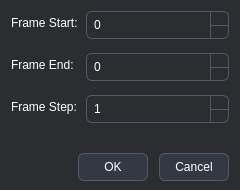
<?xml version="1.0" encoding="UTF-8"?>
<ui version="4.0">
 <class>FrameRangeDialog</class>
 <widget class="QDialog" name="FrameRangeDialog">
  <property name="geometry">
   <rect>
    <x>0</x>
    <y>0</y>
    <width>240</width>
    <height>190</height>
   </rect>
  </property>
  <property name="minimumSize">
   <size>
    <width>240</width>
    <height>190</height>
   </size>
  </property>
  <property name="maximumSize">
   <size>
    <width>240</width>
    <height>190</height>
   </size>
  </property>
  <property name="windowTitle">
   <string>Set Frame Range</string>
  </property>
  <property name="styleSheet">
   <string notr="true">QDialog {
    background-color: rgb(43, 45, 48);
    color: white;
}

QLabel {
    color: white;
    font-family: &quot;Pixel Mixed&quot;;
    font-size: 12px;
}

QSpinBox {
    background-color: rgb(43, 45, 48);
    color: white;
    padding-left: 5px;
    padding-right: 20px;
    border: 1px solid rgb(85, 90, 102);
    border-radius: 6px;
    font-family: &quot;Pixel Mixed&quot;;
    font-size: 12px;
}

QSpinBox::up-button {
    subcontrol-origin: border;
    subcontrol-position: top right;
    width: 18px;
    height: 14px;
    border-top-right-radius: 6px;
    border-left: 1px solid rgb(85, 90, 102);
    border-bottom: 1px solid rgb(85, 90, 102);
    background: transparent;
}

QSpinBox::down-button {
    subcontrol-origin: border;
    subcontrol-position: bottom right;
    width: 18px;
    height: 14px;
    border-bottom-right-radius: 6px;
    border-left: 1px solid rgb(85, 90, 102);
    background: transparent;
}

QSpinBox::up-button:hover, QSpinBox::down-button:hover {
    background-color: #4B5362;
}

QSpinBox::up-button:pressed, QSpinBox::down-button:pressed {
    background-color: #2B2F38;
}

QSpinBox::up-arrow {
    image: url(:/icon/up_arrow.ico);
    width: 8px;
    height: 8px;
}

QSpinBox::down-arrow {
    image: url(:/icon/down_arrow.ico);
    width: 8px;
    height: 8px;
}

QPushButton {
    background-color: #333842;
    border: 1px solid #555A66;
    border-radius: 6px;
    color: white;
    padding: 6px 6px;
    font-family: &quot;Pixel Mixed&quot;;
    font-size: 12px;
}

QPushButton:hover {
    background-color: #4B5362;
    color: white;
}

QPushButton:pressed {
    background-color: #2B2F38;
    color: white;
}</string>
  </property>
  <layout class="QVBoxLayout" name="verticalLayout">
   <property name="spacing">
    <number>8</number>
   </property>
   <property name="leftMargin">
    <number>11</number>
   </property>
   <property name="topMargin">
    <number>11</number>
   </property>
   <property name="rightMargin">
    <number>11</number>
   </property>
   <property name="bottomMargin">
    <number>9</number>
   </property>
   <item>
    <layout class="QFormLayout" name="formLayout">
     <property name="verticalSpacing">
      <number>14</number>
     </property>
     <item row="0" column="0">
      <widget class="QLabel" name="label_start">
       <property name="text">
        <string>Frame Start:</string>
       </property>
      </widget>
     </item>
     <item row="0" column="1">
      <widget class="QSpinBox" name="startSpin">
       <property name="sizePolicy">
        <sizepolicy hsizetype="Expanding" vsizetype="Fixed">
         <horstretch>0</horstretch>
         <verstretch>0</verstretch>
        </sizepolicy>
       </property>
       <property name="minimumSize">
        <size>
         <width>0</width>
         <height>28</height>
        </size>
       </property>
       <property name="maximumSize">
        <size>
         <width>16777215</width>
         <height>28</height>
        </size>
       </property>
       <property name="minimum">
        <number>0</number>
       </property>
       <property name="maximum">
        <number>100000</number>
       </property>
      </widget>
     </item>
     <item row="1" column="0">
      <widget class="QLabel" name="label_end">
       <property name="text">
        <string>Frame End:</string>
       </property>
      </widget>
     </item>
     <item row="1" column="1">
      <widget class="QSpinBox" name="endSpin">
       <property name="sizePolicy">
        <sizepolicy hsizetype="Expanding" vsizetype="Fixed">
         <horstretch>0</horstretch>
         <verstretch>0</verstretch>
        </sizepolicy>
       </property>
       <property name="minimumSize">
        <size>
         <width>0</width>
         <height>28</height>
        </size>
       </property>
       <property name="maximumSize">
        <size>
         <width>16777215</width>
         <height>28</height>
        </size>
       </property>
       <property name="minimum">
        <number>0</number>
       </property>
       <property name="maximum">
        <number>100000</number>
       </property>
      </widget>
     </item>
     <item row="2" column="0">
      <widget class="QLabel" name="label_step">
       <property name="text">
        <string>Frame Step:</string>
       </property>
      </widget>
     </item>
     <item row="2" column="1">
      <widget class="QSpinBox" name="stepSpin">
       <property name="sizePolicy">
        <sizepolicy hsizetype="Expanding" vsizetype="Fixed">
         <horstretch>0</horstretch>
         <verstretch>0</verstretch>
        </sizepolicy>
       </property>
       <property name="minimumSize">
        <size>
         <width>0</width>
         <height>28</height>
        </size>
       </property>
       <property name="maximumSize">
        <size>
         <width>16777215</width>
         <height>28</height>
        </size>
       </property>
       <property name="minimum">
        <number>1</number>
       </property>
       <property name="maximum">
        <number>10000</number>
       </property>
      </widget>
     </item>
    </layout>
   </item>
   <item>
    <layout class="QHBoxLayout" name="horizontalLayout_buttons">
     <property name="spacing">
      <number>11</number>
     </property>
     <property name="topMargin">
      <number>7</number>
     </property>
     <item>
      <spacer name="horizontalSpacer">
       <property name="orientation">
        <enum>Qt::Orientation::Horizontal</enum>
       </property>
       <property name="sizeHint" stdset="0">
        <size>
         <width>40</width>
         <height>20</height>
        </size>
       </property>
      </spacer>
     </item>
     <item>
      <widget class="QPushButton" name="okButton">
       <property name="minimumSize">
        <size>
         <width>70</width>
         <height>28</height>
        </size>
       </property>
       <property name="maximumSize">
        <size>
         <width>70</width>
         <height>28</height>
        </size>
       </property>
       <property name="text">
        <string>OK</string>
       </property>
       <property name="default">
        <bool>true</bool>
       </property>
      </widget>
     </item>
     <item>
      <widget class="QPushButton" name="cancelButton">
       <property name="minimumSize">
        <size>
         <width>70</width>
         <height>28</height>
        </size>
       </property>
       <property name="maximumSize">
        <size>
         <width>70</width>
         <height>28</height>
        </size>
       </property>
       <property name="text">
        <string>Cancel</string>
       </property>
      </widget>
     </item>
    </layout>
   </item>
  </layout>
 </widget>
 <resources/>
 <connections/>
</ui>
